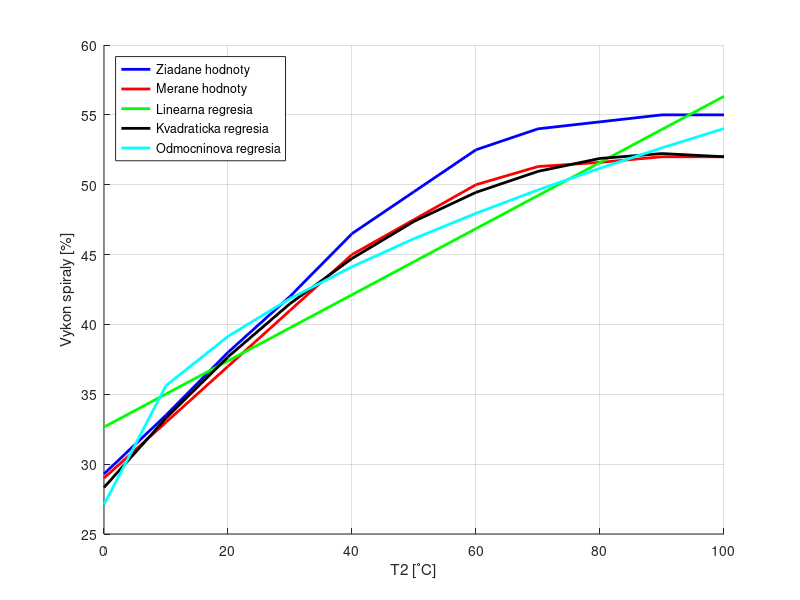

Recreate this plot in MATLAB. (Note: this script raises an error after producing the figure.)
clc;
clear;
close all;

load("out11.mat");
data_wanted = [29.3 33.5 38 42 46.5 49.5 52.5 54 54.5 55 55];
data =        [29 33 37 41 45 47.5 50 51.3 51.6 52 52];
e = data_wanted - data;
u = [0 10 20 30 40 50 60 70 80 90 100]';
l=ones(size(u)); % jednotkovy vektor

% a) ----

h1=[l,u]; % matica H
theta1=inv(h1'*h1)*h1'*data'; % odhad parametrov
y1=h1*theta1;   % vektor vystupov modelu
% e=y-y1;   % vektor odchylok
q1=e'*e;      % suma kvadratov odchylok 

% b) ----

u2 = u.^2;
h2 = [l,u,u2];
theta_kvadr=inv(h2'*h2)*h2'*data'; % odhad parametrov 
y2 = h2 * theta_kvadr;

% c) ----

h3 = [l,sqrt(u)];
theta_odmoc = inv(h3'*h3)*h3'*data';
y3 = h3 * theta_odmoc;


% prevodova charakteristika
figure(1)
hold on
plot(u,data_wanted,'b', 'LineWidth', 2)
plot(u,data,'r','LineWidth', 2)
plot(u,y1,'g','LineWidth', 2)
plot(u,y2,'k','LineWidth', 2)
plot(u,y3,'c','LineWidth', 2)
grid on
legend('Ziadane hodnoty', ...
	'Merane hodnoty', ...
	'Linearna regresia', ...
	'Kvadraticka regresia', ...
	'Odmocninova regresia', ...
	"Location","northwest")
xlabel("T2 [˚C]")
ylabel("Vykon spiraly [%]")
hold off


% vykreslenie grafu ----

figure(2)
x= 0:0.2:2264.4;
y_graph= out.ScopeData.signals.values;
y2_graph= out.ScopeData.signals(2).values;
plot (x,y_graph)
% hold on
% plot (x,y2_graph)
ylabel("Temperature [°C]")
xlabel("Time [s]")
xlim([0, 2264.4])
legend("T2")
grid on
